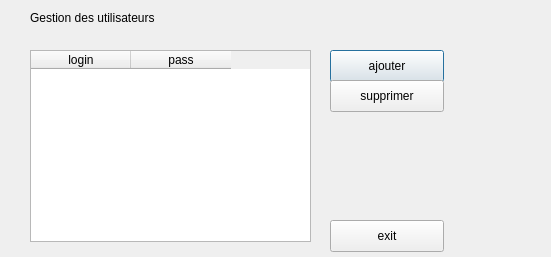
<?xml version="1.0" encoding="UTF-8"?>
<ui version="4.0">
 <class>userManager</class>
 <widget class="QDialog" name="userManager">
  <property name="geometry">
   <rect>
    <x>0</x>
    <y>0</y>
    <width>551</width>
    <height>257</height>
   </rect>
  </property>
  <property name="windowTitle">
   <string>Dialog</string>
  </property>
  <widget class="QPushButton" name="ajout">
   <property name="geometry">
    <rect>
     <x>330</x>
     <y>50</y>
     <width>114</width>
     <height>32</height>
    </rect>
   </property>
   <property name="text">
    <string>ajouter</string>
   </property>
  </widget>
  <widget class="QPushButton" name="exit">
   <property name="geometry">
    <rect>
     <x>330</x>
     <y>220</y>
     <width>114</width>
     <height>32</height>
    </rect>
   </property>
   <property name="text">
    <string>exit</string>
   </property>
  </widget>
  <widget class="QLabel" name="label">
   <property name="geometry">
    <rect>
     <x>30</x>
     <y>10</y>
     <width>191</width>
     <height>16</height>
    </rect>
   </property>
   <property name="text">
    <string>Gestion des utilisateurs</string>
   </property>
  </widget>
  <widget class="QPushButton" name="supprimer">
   <property name="geometry">
    <rect>
     <x>330</x>
     <y>80</y>
     <width>114</width>
     <height>32</height>
    </rect>
   </property>
   <property name="text">
    <string>supprimer</string>
   </property>
  </widget>
  <widget class="QTableWidget" name="agentlist">
   <property name="geometry">
    <rect>
     <x>30</x>
     <y>50</y>
     <width>281</width>
     <height>192</height>
    </rect>
   </property>
   <column>
    <property name="text">
     <string>login</string>
    </property>
   </column>
   <column>
    <property name="text">
     <string>pass</string>
    </property>
   </column>
  </widget>
 </widget>
 <resources/>
 <connections>
  <connection>
   <sender>exit</sender>
   <signal>clicked()</signal>
   <receiver>userManager</receiver>
   <slot>close()</slot>
   <hints>
    <hint type="sourcelabel">
     <x>456</x>
     <y>235</y>
    </hint>
    <hint type="destinationlabel">
     <x>275</x>
     <y>128</y>
    </hint>
   </hints>
  </connection>
 </connections>
</ui>
